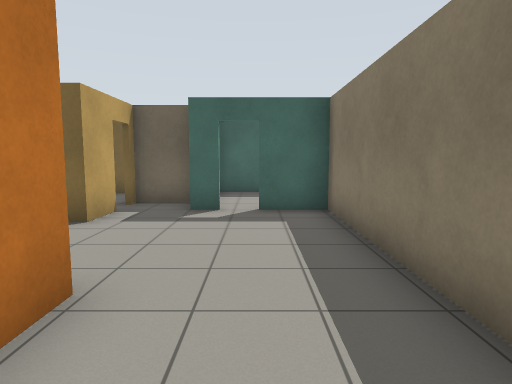
[1] (above)

21 first-person views from a walk through a world built for the Gazebo simulator. The camera is 1.2 m above the floor, tilts 6° down and sees 75° across. The floor is counted in squares, 1 m on a side. Each view is taken from the middle of a square. On the plan, view 1 faces up. The plan holds only what a view shows up to about 13 squares ahead; the rest is blank.

[2]
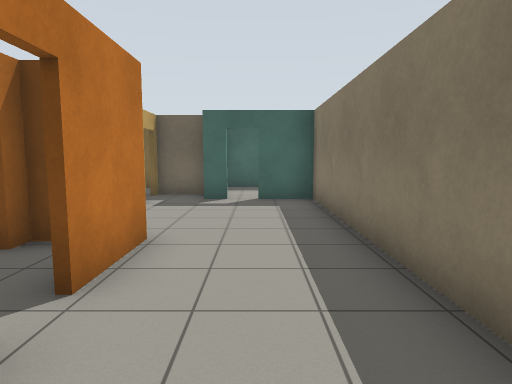

[3]
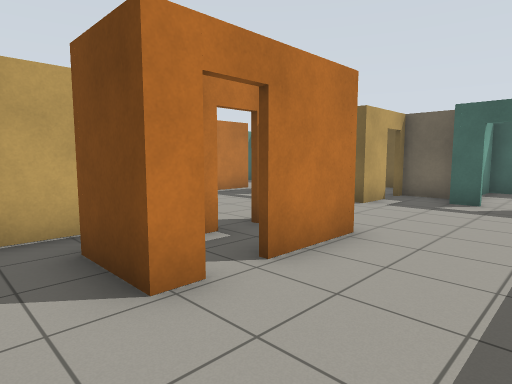

[4]
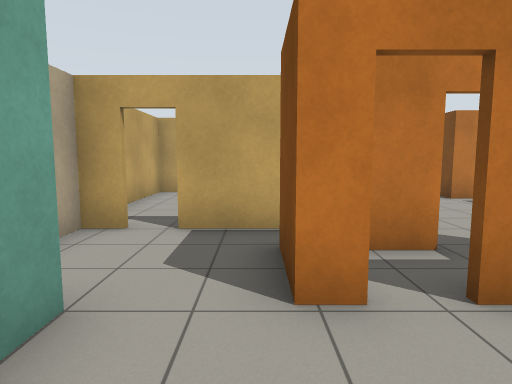

[5]
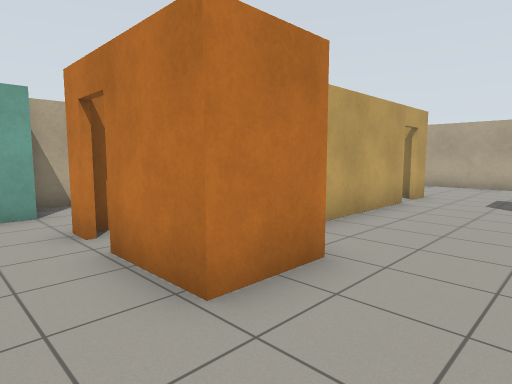

[6]
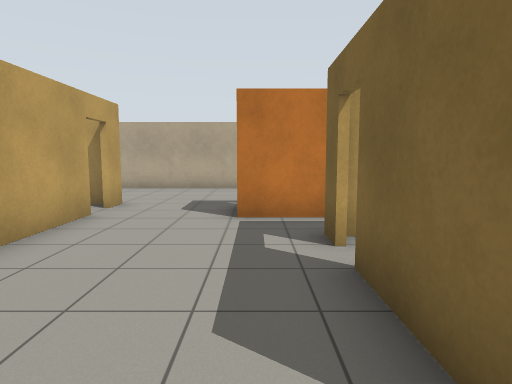

[7]
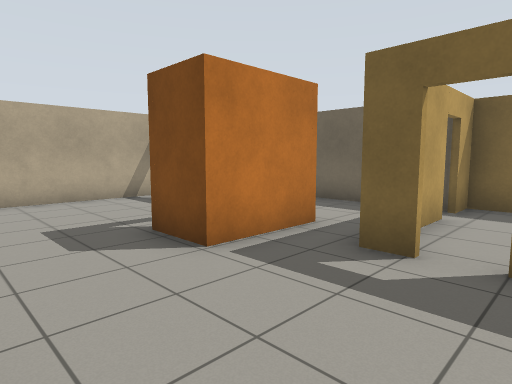

[8]
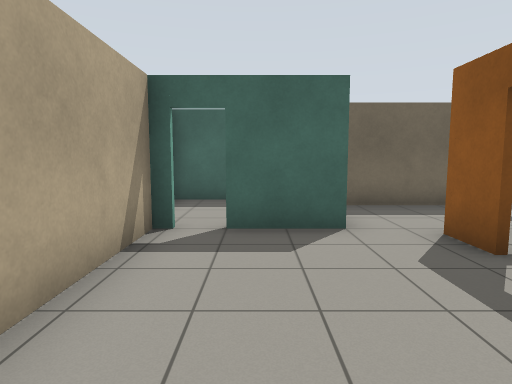

[9]
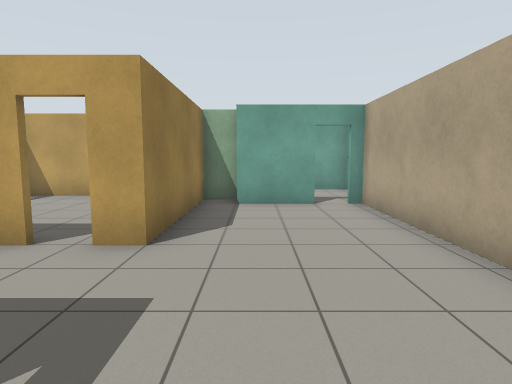

[10]
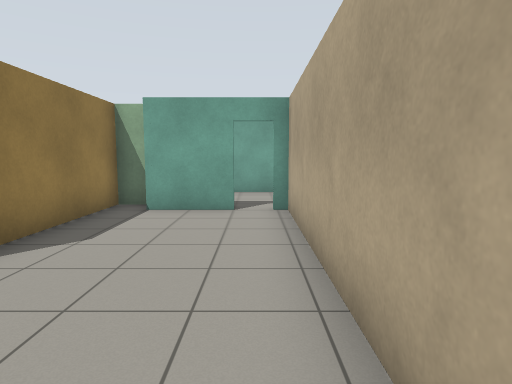

[11]
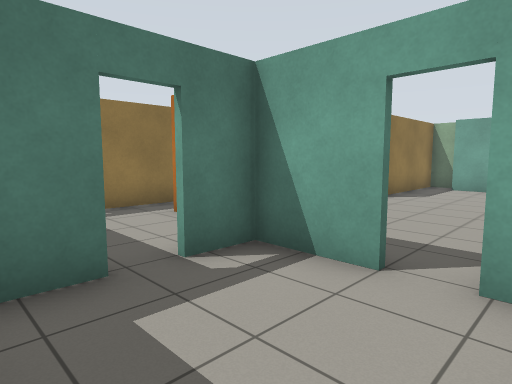

[12]
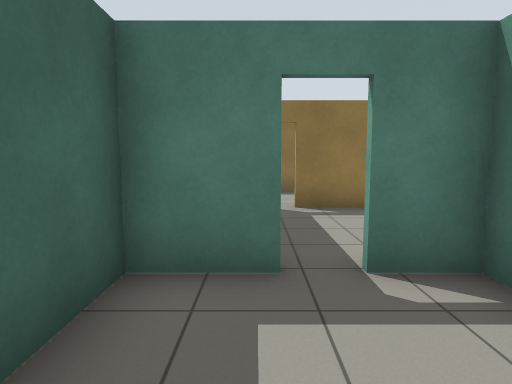

[13]
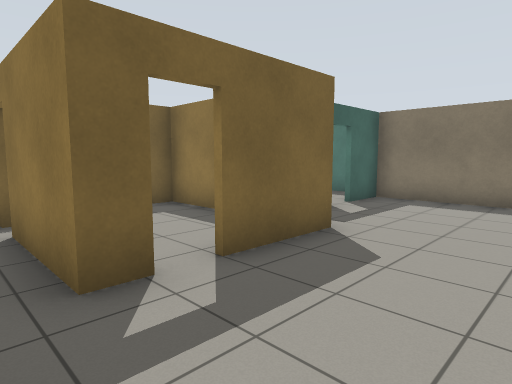

[14]
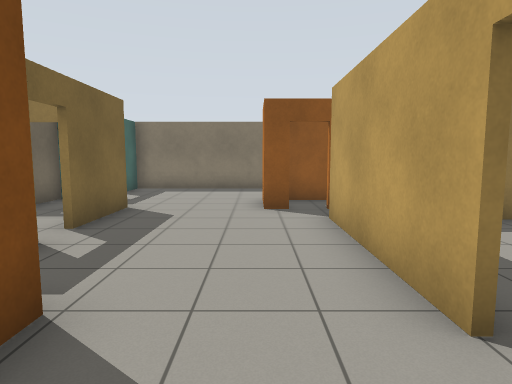

[15]
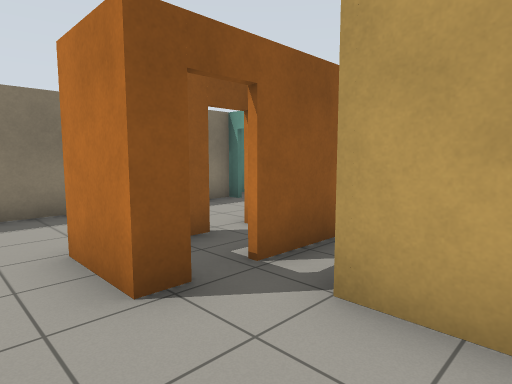

[16]
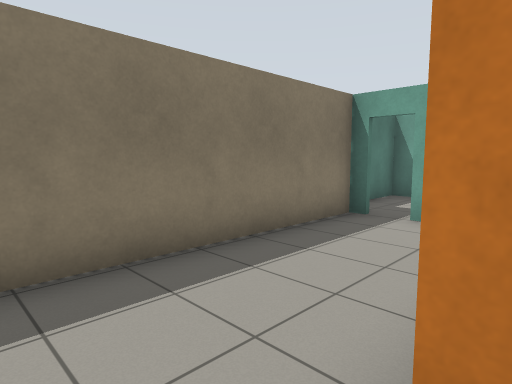

[17]
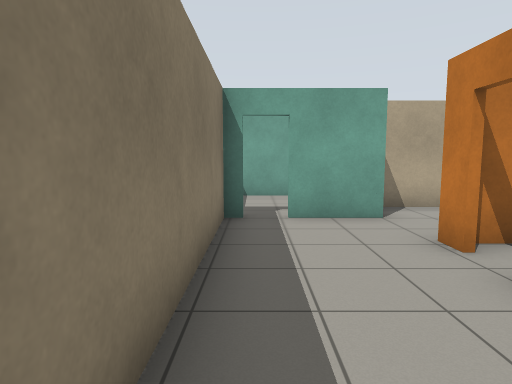

[18]
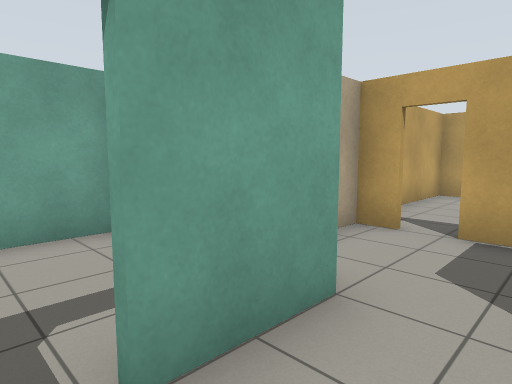

[19]
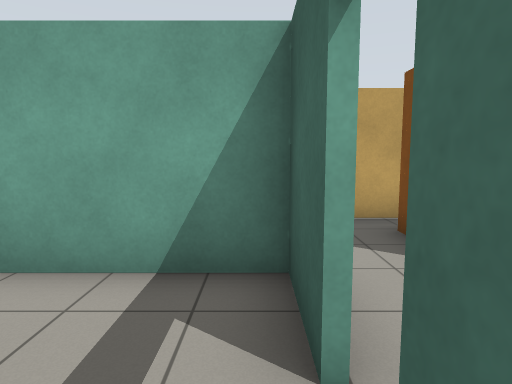

[20]
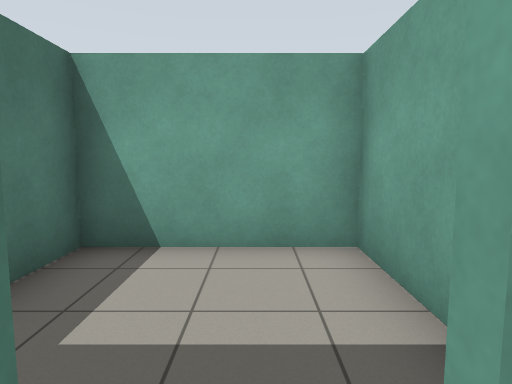

[21]
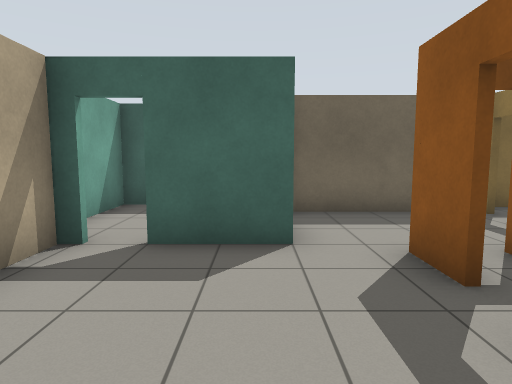

### Floor plan
Points are (right, up) in squares from view 1. A wall is a line through its corners. A room is listed if a view was taken in it or the views show most of it. See-through windows are left out.
Room 1 (views 1, 2, 3, 4, 5, 6, 16, 17, 18)
walls: (-2.5, 2.8) (-1.6, 2.8) (-1.6, 0.8); (-1.6, 0) (-1.6, -0.7) (-3.4, -0.7); (-4.5, -0.1) (-4.5, -2.4); (-1.6, -2.5) (0.4, -2.5); (1.2, -2.5) (1.6, -2.5) (1.6, 7.5) (0, 7.5); (-0.8, 7.5) (-1.5, 7.5); (-3.2, 7.4) (-3.2, 6.1); (-4.5, -3.1) (-4.5, -3.9) (-1.7, -3.9); (-1.4, 8.6) (-3.4, 8.6)
ways out: opening at (-4, 0.5) to room 2; opening at (-3, 4.5) to room 2; open door at (1, -3) to room 5; open door at (-5, -2.5) to room 6; open door at (-3, 8) to room 7; open door at (-0.5, 8) to room 9; open door at (-2, 0.5)
Room 2 (views 7, 13, 15)
walls: (-3.4, 2.1) (-3.4, 2.8) (-2.5, 2.8); (-6.4, 6.1) (-7.1, 6.1); (-9, 1.6) (-4.5, 1.6); (-8.6, 5.5) (-8.6, 4.6); (-3.2, 6.1) (-5.5, 6.1); (-3.4, -0.4) (-3.4, 1.4)
ways out: opening at (-4, 0.5) to room 1; opening at (-3, 4.5) to room 1; opening at (-9.5, 3.5) to room 3; open door at (-9.5, 1.5) to room 3; open door at (-6, 6) to room 7; opening at (-8, 6.5) to room 8; open door at (-3, 2)
Room 3 (views 8, 9, 10, 14, 20, 21)
walls: (-10.1, 5.9) (-10.1, 7.2); (-8.6, 4.6) (-10.1, 4.6); (-11.4, 7.5) (-13.5, 7.5); (-14.7, 7.5) (-14.7, -2.6); (-13.6, -2.5) (-11.5, -2.5); (-10.5, -3.4) (-10.5, 1.6) (-9.7, 1.6)
ways out: opening at (-9.5, 3.5) to room 2; open door at (-9.5, 1.5) to room 2; open door at (-14, 8) to room 4; opening at (-9.5, 8) to room 8; open door at (-14, -3); open door at (-10, 5.5)
Room 4 (views 11, 12)
walls: (-13.5, 7.7) (-11.6, 7.7) (-11.6, 8.9); (-11.6, 9.6) (-11.6, 11.4) (-15.4, 11.4) (-15.4, 9.4)
ways out: open door at (-14, 8) to room 3; open door at (-11.5, 9) to room 8
Room 5 (view 19)
walls: (0.4, -2.7) (-1.4, -2.7) (-1.4, -5.8); (-1.1, -6.4) (2.3, -6.4) (2.3, -3.6)
ways out: open door at (1, -3) to room 1
Room 6 (no view inside)
walls: (-10.4, -4.3) (-5, -4.3)
ways out: open door at (-5, -2.5) to room 1
Room 7 (no view inside)
walls: (-3.4, 8.6) (-3.4, 10.9) (-7, 10.9) (-7, 9.9); (-7, 9.1) (-7, 6.4)
ways out: open door at (-3, 8) to room 1; open door at (-6, 6) to room 2; open door at (-7, 9.5) to room 8
Room 8 (no view inside)
walls: (-8.6, 7.2) (-8.6, 5.5); (-7.1, 6.1) (-7.1, 9.1); (-7.1, 10.2) (-11.2, 10.2)
ways out: opening at (-8, 6.5) to room 2; opening at (-9.5, 8) to room 3; open door at (-11.5, 9) to room 4; open door at (-7, 9.5) to room 7
Room 9 (no view inside)
walls: (0.1, 11.4) (-1.4, 11.4) (-1.4, 10.2); (2.3, 8.9) (2.3, 9.5)
ways out: open door at (-0.5, 8) to room 1

Where each view was taken, in squares from view 1:
view 1: 0 up, 0 right, facing up
view 2: 2 down, 0 right, facing up
view 3: 2 down, 1 right, facing up-left
view 4: 1 down, 1 right, facing left
view 5: 5 up, 0 right, facing down-left
view 6: 5 up, 2 left, facing left
view 7: 2 up, 5 left, facing up-left
view 8: 2 up, 13 left, facing up
view 9: 6 up, 12 left, facing down
view 10: 5 up, 14 left, facing down
view 11: 11 up, 15 left, facing down-right
view 12: 10 up, 15 left, facing right
view 13: 3 up, 8 left, facing up-right
view 14: 3 up, 11 left, facing right
view 15: 4 up, 6 left, facing down-right
view 16: 4 up, 2 left, facing down-right
view 17: 4 up, 1 right, facing down
view 18: 1 down, 1 right, facing down-left
view 19: 3 down, 2 right, facing left
view 20: 2 down, 14 left, facing down
view 21: 3 up, 12 left, facing up
